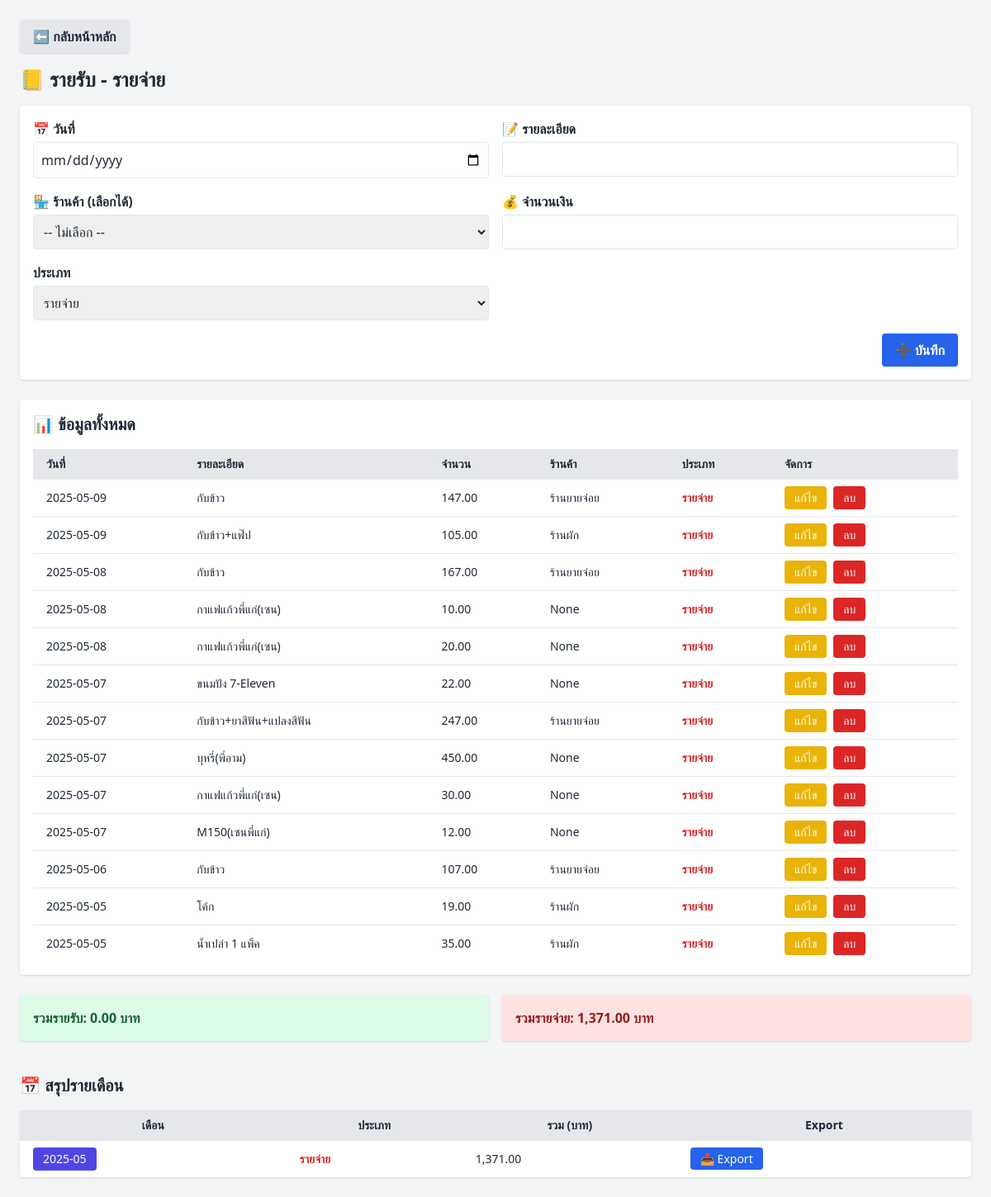
The page /income-expense on the database as committed earlier.
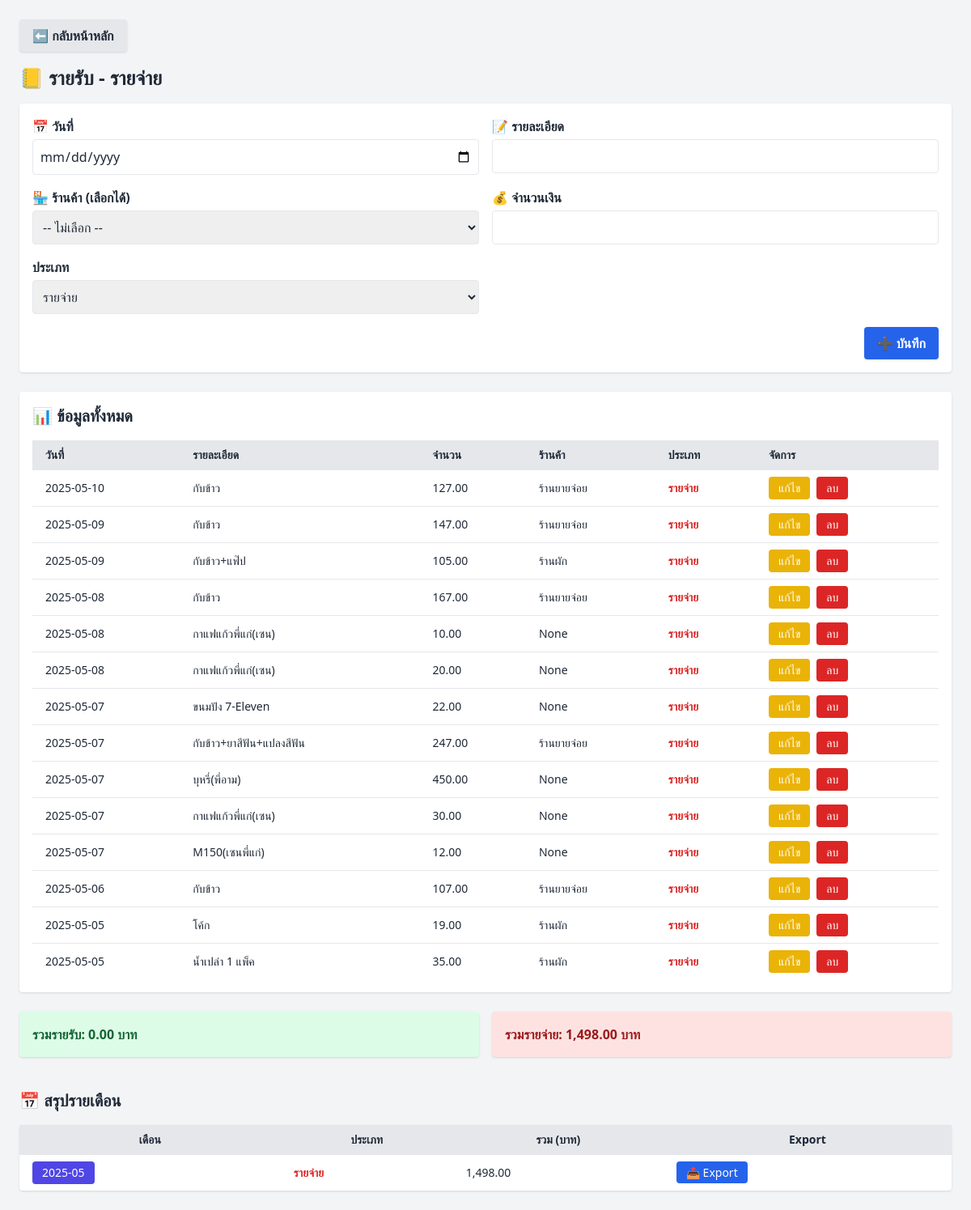
The same page on the database as committed later.
### tables this page shows
CREATE TABLE income_expense (
            id INTEGER PRIMARY KEY AUTOINCREMENT,
            date TEXT,
            description TEXT,
            amount REAL,
            category TEXT
        , vendor TEXT, created_at TEXT);

### app.py (the view, shortened to what this page needs)
@app.route('/income-expense', methods=['GET', 'POST'])
def income_expense():
    conn = get_db_connection()
    records = conn.execute('SELECT * FROM income_expense ORDER BY date DESC').fetchall()
    total_income = conn.execute('SELECT SUM(amount) FROM income_expense WHERE category="income"').fetchone()[0] or 0
    total_expense = conn.execute('SELECT SUM(amount) FROM income_expense WHERE category="expense"').fetchone()[0] or 0
    monthly_summary = conn.execute('''
        SELECT strftime('%Y-%m', date) AS month, category, SUM(amount) AS total
        FROM income_expense
        GROUP BY month, category
        ORDER BY month DESC
    ''').fetchall()
    conn.close()
    return render_template('income_expense.html', records=records,
                           total_income=total_income, total_expense=total_expense,
                           monthly_summary=monthly_summary)

### app.py (called while the page is built)
def get_db_connection():
    conn = sqlite3.connect(DB_FILE)
    conn.row_factory = sqlite3.Row
    return conn

### templates/income_expense.html (shortened to what this page needs)
<!DOCTYPE html>
<html lang="th">
<head>
  <script src="{{ url_for('static', filename='js/tailwind.min.js') }}"></script>
</head>
<body class="bg-gray-100 text-gray-800 p-6">
  <div class="mb-4">
    <a href="{{ url_for('index') }}"
       class="inline-block bg-gray-200 hover:bg-gray-300 text-gray-800 font-semibold px-4 py-2 rounded shadow">
     ⬅️ กลับหน้าหลัก
    </a>
  </div>
  <h1 class="text-2xl font-bold mb-4">📒 รายรับ - รายจ่าย</h1>
  <form method="POST" class="bg-white p-4 rounded shadow mb-6 grid grid-cols-1 md:grid-cols-2 gap-4">
    <div>
      <label class="block font-semibold mb-1">📅 วันที่</label>
      <input type="date" name="date" required class="w-full border rounded p-2">
    </div>
    <div>
      <label class="block font-semibold mb-1">📝 รายละเอียด</label>
      <input type="text" name="description" required class="w-full border rounded p-2">
    </div>
      <div>
  <label class="block font-semibold mb-1">🏪 ร้านค้า (เลือกได้)</label>
  <select name="vendor" class="w-full border rounded p-2">
    <option value="">-- ไม่เลือก --</option>
  </select>
</div>
    <div>
      <label class="block font-semibold mb-1">💰 จำนวนเงิน</label>
      <input type="number" step="0.01" name="amount" required class="w-full border rounded p-2">
    </div>
    <div>
      <label class="block font-semibold mb-1">ประเภท</label>
      <select name="category" required class="w-full border rounded p-2">
        <option value="expense">รายจ่าย</option>
      </select>
    </div>
    <div class="md:col-span-2 text-right">
      <button type="submit" class="bg-blue-600 hover:bg-blue-700 text-white font-semibold px-4 py-2 rounded shadow">
        ➕ บันทึก
      </button>
    </div>
  </form>
  <div class="bg-white p-4 rounded shadow">
    <h2 class="text-xl font-semibold mb-4">📊 ข้อมูลทั้งหมด</h2>
    <table class="w-full table-auto text-sm">
      <thead class="bg-gray-200 text-left">
        <tr>
          <th class="px-4 py-2">วันที่</th>
          <th class="px-4 py-2">รายละเอียด</th>
          <th class="px-4 py-2">จำนวน</th>
          <th class="px-4 py-2">ร้านค้า</th>
          <th class="px-4 py-2">ประเภท</th>
          <th class="px-4 py-2">จัดการ</th>
        </tr>
      </thead>
      <tbody>
        {% for r in records %}
        <tr class="border-t hover:bg-gray-50">
          <td class="px-4 py-2">{{ r['date'] }}</td>
          <td class="px-4 py-2">{{ r['description'] }}</td>
          <td class="px-4 py-2">{{ '{:,.2f}'.format(r['amount']) }}</td>
          <td class="px-4 py-2">{{ r['vendor'] }}</td>
          <td class="px-4 py-2">
            {% if r['category'] == 'income' %}
              <span class="text-green-600 font-semibold">รายรับ</span>
            {% else %}
              <span class="text-red-600 font-semibold">รายจ่าย</span>
            {% endif %}
          </td>
          <td class="px-4 py-2 flex gap-2">
            <form method="get" action="{{ url_for('edit_income_expense', id=r['id']) }}">
              <button class="px-3 py-1 bg-yellow-500 text-white rounded hover:bg-yellow-600">แก้ไข</button>
            </form>
            <form method="post" action="{{ url_for('delete_income_expense', id=r['id']) }}" onsubmit="return confirm('ยืนยันการลบรายการนี้?');">
              <button class="px-3 py-1 bg-red-600 text-white rounded hover:bg-red-700">ลบ</button>
            </form>
          </td>
        </tr>
        {% endfor %}
      </tbody>
    </table>
  </div>
  <div class="mt-6 grid grid-cols-1 md:grid-cols-2 gap-4">
    <div class="bg-green-100 p-4 rounded shadow text-green-800 font-bold">
      รวมรายรับ: {{ '{:,.2f}'.format(total_income) }} บาท
    </div>
    <div class="bg-red-100 p-4 rounded shadow text-red-800 font-bold">
      รวมรายจ่าย: {{ '{:,.2f}'.format(total_expense) }} บาท
    </div>
  </div>
  <h2 class="text-xl font-bold mt-10 mb-4">📅 สรุปรายเดือน</h2>
  <table class="w-full table-auto text-sm bg-white shadow rounded">
    <thead class="bg-gray-200">
      <tr>
        <th class="px-4 py-2">เดือน</th>
        <th class="px-4 py-2">ประเภท</th>
        <th class="px-4 py-2">รวม (บาท)</th>
        <th class="px-4 py-2">Export</th>
      </tr>
    </thead>
    <tbody>
      {% for row in monthly_summary %}
      <tr class="border-t hover:bg-gray-50">
        <td class="px-4 py-2">
  <form method="get" action="{{ url_for('income_expense_month_view', year_month=row['month']) }}">
    <button class="text-white bg-indigo-600 px-3 py-1 rounded hover:bg-indigo-700">
      {{ row['month'] }}
    </button>
  </form>
</td>
        <td class="px-4 py-2">
          {% if row['category'] == 'income' %}
            <span class="text-green-600 font-semibold">รายรับ</span>
          {% else %}
            <span class="text-red-600 font-semibold">รายจ่าย</span>
          {% endif %}
        </td>
        <td class="px-4 py-2">{{ '{:,.2f}'.format(row['total']) }}</td>
        <td class="px-4 py-2">
          <a href="{{ url_for('export_income_expense_month', category=row['category'], year_month=row['month']) }}"
             class="text-sm px-3 py-1 rounded bg-blue-600 text-white hover:bg-blue-700">
            📤 Export
          </a>
        </td>
      </tr>
      {% endfor %}
    </tbody>
  </table>
</body>
</html>

Rows that differ between the two databases and show on the page:
added income_expense: date "2025-05-10", description "กับข้าว", amount "127.00", vendor "ร้านยายจ่อย", category "รายจ่าย"
Other text that changed with them:
{{ '{:,.2f}'.format(total_expense) }}: "1,371.00" → "1,498.00"
new list line: "2025-05 รายจ่าย 1,498.00 📤 Export"
list line gone: "2025-05 รายจ่าย 1,371.00 📤 Export"
